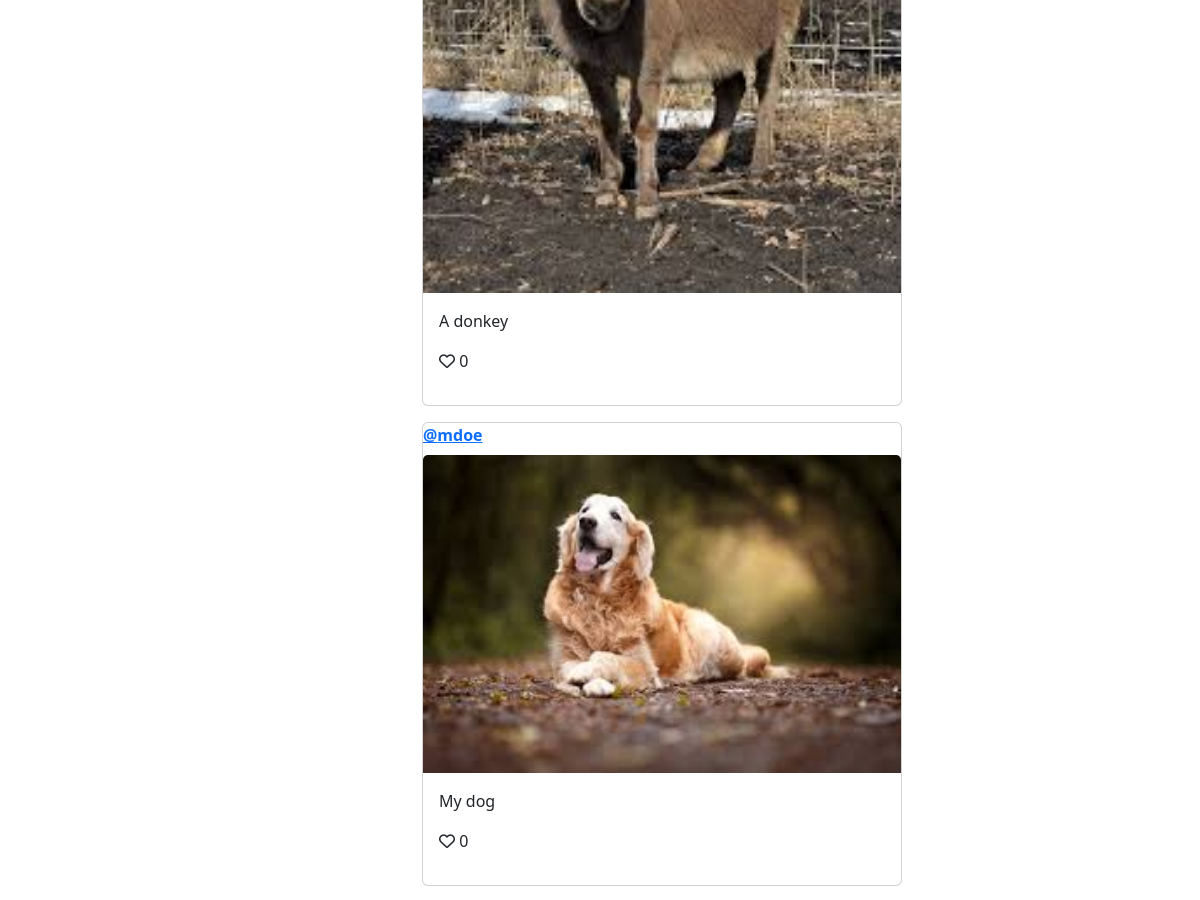
Before: / (middle part) with the older database file.
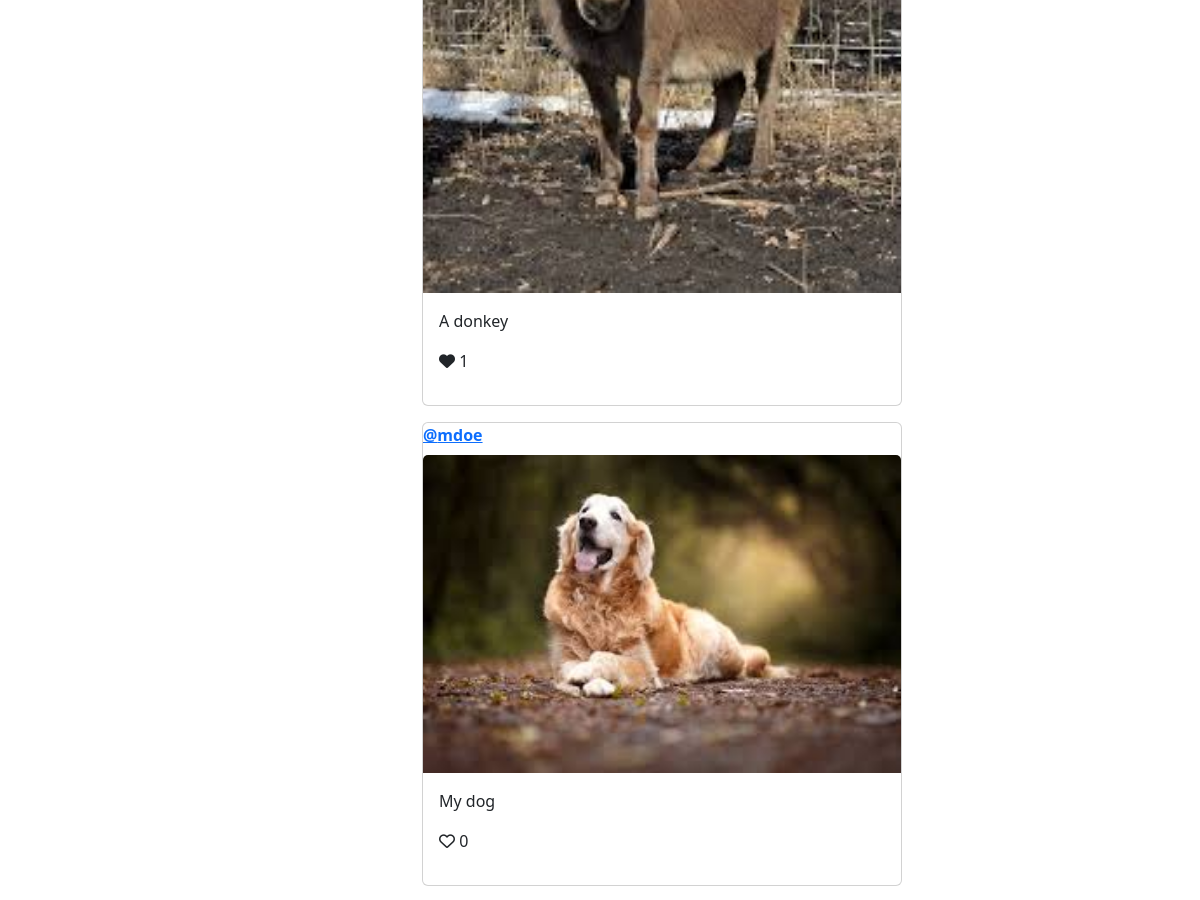
After: the same page with the newer database file.
### tables this page shows
CREATE TABLE posts (
    id INTEGER PRIMARY KEY AUTOINCREMENT,
    content TEXT NOT NULL,
    image TEXT NOT NULL,
    created_at TIMESTAMP NOT NULL, 
    users_id INTEGER NOT NULL, likes integer default 0,
    FOREIGN KEY (users_id) REFERENCES users (id) 
);

### app.py (the view)
@app.route('/')
def home():
    db = get_db_connection()
    posts = db.execute("""SELECT p.id, p.content, p.image, p.created_at, u.username, p.users_id, p.likes
                       FROM posts p JOIN users u ON u.id=p.users_id
                       ORDER BY p.created_at DESC""").fetchall()
    return render_template('home.html', posts=posts)

### app.py (called while the page is built)
def get_db_connection():
    if 'db' not in g:
        g.db = sqlite3.connect(app.config['DATABASE'])
        g.db.row_factory = sqlite3.Row
    return g.db

@app.before_request
def load_logged_in_user():
    user_id = session.get('user_id')
    if user_id is None:
        g.user = None
    else:
        db = get_db_connection()
        g.user = db.execute("SELECT * FROM users WHERE id=?", (user_id,)).fetchone()

### templates/home.html (shortened to what this page needs)
{% extends 'base.html' %}
{% block content %}
    <div class="row">
        <div class="col-md-4 mx-auto">
            {% for row in posts %}
                <div class="card mb-3" style="width: 30rem;">
                    <b class="mb-2"><a href="/user/{{ row['users_id'] }}">@{{ row['username'] }}</a></b>
                    <a href="/post/{{ row['id'] }}">
                    <img src="/static/uploads/{{ row['image'] }}" class="card-img-top" alt="...">
                    </a>
                <div class="card-body">
                    <p class="card-text">{{ row['content'] }}</p>
                    <p>{% if g.user %}<a href="/like/{{ row['id'] }}">{% endif %}
                    {% if row['likes'] > 0 %}
                    <i class="fa-solid fa-heart"></i>
                    {% else %}
                    <i class="fa-regular fa-heart"></i>
                    {% endif %}
                    {{ row['likes'] }}
                    {% if g.user %}</a>{% endif %}</p>
                </div>
                </div>
            {% endfor %}
        </div>
    </div>
{% endblock %}

Changed rows visible on the page:
changed posts "A donkey": likes "0" → "1"
